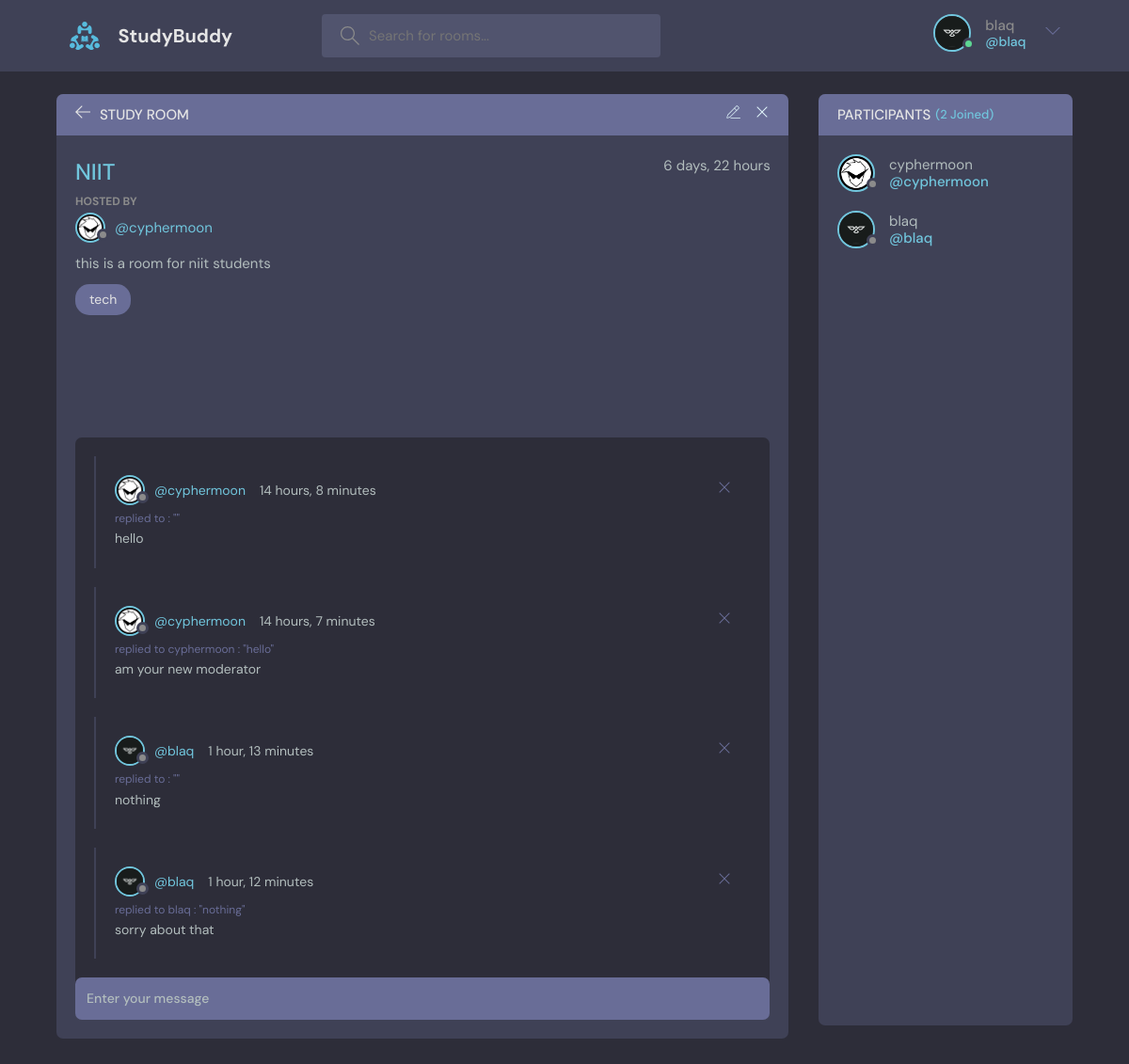
The app's page /room/2/ (signed in) with its own data.
### base/models.py (models this page shows, shortened)
class User(AbstractUser):
    name = models.CharField(max_length=255, null=True)
    email=models.EmailField(max_length=255, unique=True, null=True)
    bio = models.TextField(null=True)
    followers = models.ManyToManyField('User', blank=True)
    following = models.ManyToManyField('User', related_name="people_following", blank=True)
    REQUIRED_FIELDS = []
    avatar = models.ImageField(default="avatar.svg")

class TimeStampModel(models.Model):
    created = models.DateTimeField(auto_now_add=True)
    updated = models.DateTimeField(auto_now=True)
    class Meta:
        abstract = True

class RoomModel(TimeStampModel):
    host = models.ForeignKey(User,on_delete=models.SET_NULL, null=True)
    topic = models.ForeignKey(TopicModel,on_delete=models.SET_NULL, null=True)
    name= models.CharField(max_length=255)
    participant=models.ManyToManyField(User, related_name="participant")
    description = models.TextField(null=True, blank=True)
    class Meta:
        ordering = ["-created", "-updated"]

class TopicModel(TimeStampModel):
    name = models.CharField(max_length=255)
    def __str__(self):
        return self.name

class MessageModel(TimeStampModel):
    user = models.ForeignKey(User, on_delete=models.CASCADE, null=True)
    room = models.ForeignKey(RoomModel, on_delete=models.CASCADE, null=True)
    body = models.TextField()
    replied_msg = models.ForeignKey("MessageModel", on_delete=models.CASCADE, blank=True, null=True)

### base/views.py (the view)
# urls.py: path('room/<str:pk>/', views.room_item, name="room"),
@login_required(login_url="/login")
def room_item(request, pk):
    room = RoomModel.objects.get(id=pk)
    room_messages = room.messagemodel_set.all()
    participants = room.participant.all()
    if request.method == "POST":
        create_room_message(request, room)
        return redirect("room", pk=room.id)
    context = {
        "room":room,
        "room_messages": room_messages,
        "participants":participants
    }
    return render(request, "base/room.html", context)

### base/templates/base/room.html (shortened to what this page needs)
{% extends 'base.html' %}
{% load static %}
{% block main_content %}
    <main class="profile-page layout layout--2">
      <div class="container">
        <div class="room">
          <div class="room__top">
            <div class="room__topLeft">
              <a href="{{request.META.HTTP_REFERER}}">
                <svg version="1.1" xmlns="http://www.w3.org/2000/svg" width="32" height="32" viewBox="0 0 32 32">
                  <title>arrow-left</title>
                  <path
                    d="M13.723 2.286l-13.723 13.714 13.719 13.714 1.616-1.611-10.96-10.96h27.625v-2.286h-27.625l10.965-10.965-1.616-1.607z"
                  ></path>
                </svg>
              </a>
              <h3>Study Room</h3>
            </div>
            <div class="room__topRight">
              <a href="{% url 'update_room' room.id %}">
              </a>
              <a href="{% url 'delete_room' room.id %}">
                <svg version="1.1" xmlns="http://www.w3.org/2000/svg" width="32" height="32" viewBox="0 0 32 32">
                  <title>remove</title>
                  <path
                    d="M27.314 6.019l-1.333-1.333-9.98 9.981-9.981-9.981-1.333 1.333 9.981 9.981-9.981 9.98 1.333 1.333 9.981-9.98 9.98 9.98 1.333-1.333-9.98-9.98 9.98-9.981z"
                  ></path>
                </svg>
              </a>
            </div>
          </div>
          <div class="room__box scroll">
            <div class="room__header scroll">
              <div class="room__info">
                <h3>{{room.name}}</h3>
                <span>{{room.created | timesince}}</span>
              </div>
              <div class="room__hosted">
                <p>Hosted By</p>
                <a href="{% url 'profile' user.id %}" class="room__author">
                  <div class="avatar avatar--small">
                    <img src="{{room.host.avatar.url}}"  alt="{{room.host.username}} image"/>
                  </div>
                  <span>@{{room.host}}</span>
                </a>
              </div>
              <div class="room__details">
                {{room.description}}
              </div>
              <span class="room__topics">{{room.topic}}</span>
            </div>
            <div class="room__conversation">
              <div class="threads scroll">
                {% for message in room_messages %}
                <div class="thread" id="{{message.id}}">
                  <div class="thread__top">
                    <div class="thread__author">
                      <a href="{% url 'profile' message.user.id %}" class="thread__authorInfo">
                        <div class="avatar avatar--small">
                          <img src="{{message.user.avatar.url}}"  alt="{{message.user.username}} image"/>
                        </div>
                        <span>@{{message.user}}</span>
                      </a>
                      <span class="thread__date">{{message.created|timesince}} </span>
                    </div>
                    <div class="thread__delete">
                        <a href="{% url 'delete_message' message.id %}">
                            <svg version="1.1" xmlns="http://www.w3.org/2000/svg" width="32" height="32" viewBox="0 0 32 32">
                                <title>remove</title>
                                <path
                                d="M27.314 6.019l-1.333-1.333-9.98 9.981-9.981-9.981-1.333 1.333 9.981 9.981-9.981 9.98 1.333 1.333 9.981-9.98 9.98 9.98 1.333-1.333-9.98-9.98 9.98-9.981z"
                                ></path>
                            </svg>
                        </a>
                    </div>
                  </div>
                  <div class="thread__details">
                    <div class="replied__message">
                      replied to {{message.replied_msg.user.username}} : "{{message.replied_msg.body}}"
                    </div>
                    {{message.body}}
                  </div>
                </div>
                {% endfor %}
              </div>
            </div>
          </div>
          <div class="room__message">
            <form action="" method="post" id="message_form">
                    <input type="text" name="body" placeholder="Enter your message" />
            </form>
          </div>
        </div>
        <div class="participants">
          <h3 class="participants__top">Participants <span>({{participants.count}} Joined)</span></h3>
          <div class="participants__list scroll">
            {% for participant in participants %}
                <a href="{% url 'profile' participant.id %}" class="participant">
                <div class="avatar avatar--medium">
                  <img src="{{participant.avatar.url}}"  alt="{{participant.username}} image"/>
                </div>
                <p>
                    {{participant.username}}
                    <span>@{{participant.username}}</span>
                </p>
                </a>
                {% endfor %}
          </div>
        </div>
      </div>
    </main>
{% endblock %}

### templates/nav.html (shortened to what this page needs)
{% load static %}
<header class="header header--loggedIn">
  <div class="container">
    <a href="{% url 'home' %}" class="header__logo">
      <img src="{% static 'images/logo.svg' %}" />
      <h1>StudyBuddy</h1>
    </a>
    <form action="{% url 'home' %}" method="get"  class="header__search">
      <label>
        <input type="text" name="q" id="" placeholder="Search for rooms..."  >
      </label>
    </form>
    <nav class="header__menu">
      <div class="header__user">
        <a href="{% url 'profile' request.user.id %}">
          <div class="avatar avatar--medium active">
            <img src="{{request.user.avatar.url}}"  alt="{{request.user.username}} image"/>
          </div>
          <p>{{request.user}} <span>@{{request.user}}</span></p>
        </a>
        <button class="dropdown-button">
          <svg version="1.1" xmlns="http://www.w3.org/2000/svg" width="32" height="32" viewBox="0 0 32 32">
            <title>chevron-down</title>
            <path d="M16 21l-13-13h-3l16 16 16-16h-3l-13 13z"></path>
          </svg>
        </button>
      </div>
    </nav>
  </div>
</header>

### records on screen
User: user.avatar (picture), user "blaq", avatar (picture), username "blaq"
RoomModel: name "NIIT", created "6 days, 22 hours", host.avatar (picture), host "cyphermoon", description "this is a room for niit students", topic "tech"
MessageModel: user.avatar (picture), user "cyphermoon", created "14 hours, 8 minutes", body "hello"
MessageModel: user.avatar (picture), user "cyphermoon", created "14 hours, 7 minutes", replied_msg.user.username "cyphermoon", replied_msg.body "hello", body "am your new moderator"
MessageModel: user.avatar (picture), user "blaq", created "1 hour, 13 minutes", body "nothing"
MessageModel: user.avatar (picture), user "blaq", created "1 hour, 12 minutes", replied_msg.user.username "blaq", replied_msg.body "nothing", body "sorry about that"
User: avatar (picture), username "cyphermoon"

### other values on screen
{{ participants.count }} "2"
